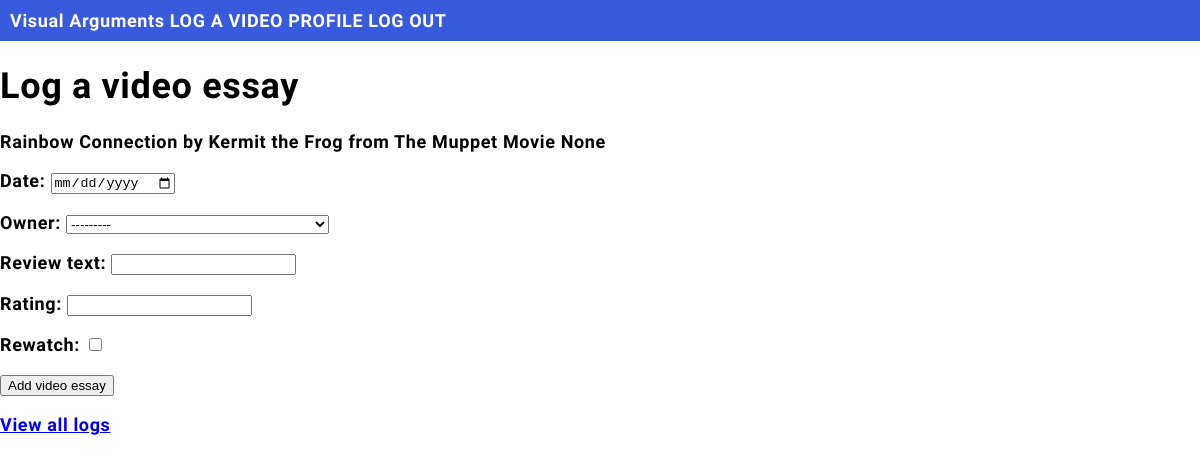
Page /log_movie/12/ (signed in) on the committed database.
### movie_csv/models.py (models this page shows, shortened)
class VideoEssay(models.Model):
    id = models.BigAutoField(primary_key=True)
    public_id = models.UUIDField(default=uuid.uuid4, editable=False, unique=True, db_index=True,)
    youtube_url = models.CharField(max_length=255, null=True, blank=True)
    youtube_id = models.CharField(max_length=32 , unique = True, null=True, blank = True)
    title = models.CharField(max_length=255)
    thumbnail = models.URLField(null=True, blank = True)
    views = models.IntegerField(null=True, blank = True)
    channel_name = models.CharField(max_length=255, null=True, blank = True)
    channel_url = models.URLField(null=True, blank = True)
    created_at = models.DateTimeField(auto_now_add=True)
    owner = models.ForeignKey(
        settings.AUTH_USER_MODEL, related_name = "VideoEssays", on_delete = models.CASCADE
    )
    class Meta:
        ordering = ("-created_at",)

### movie_csv/views/web.py (the view)
@login_required
def log_movie(request, videoEssay_id):
    video_essay = VideoEssay.objects.get(id=videoEssay_id)
    if request.method == 'POST':
        form = LogForm(request.POST)
        if form.is_valid():
            post = form.save(commit=False)
            post.essay_id = videoEssay_id
            post.user = request.user
            post.video_essay = video_essay
            post.save()
            return redirect('profile')
    else:
        form = LogForm()
    return render(request,
        "movie_csv/log_movie.html",
        {"form": form, "video_essay": video_essay})

### movie_csv/forms.py
class LogForm(forms.ModelForm):
    class Meta:
        model = Log
        exclude = ['user', "essay"]
        widgets = {
            "date": DateInput()
        }

### movie_csv/templates/movie_csv/log_movie.html (shortened to what this page needs)
{% extends "movie_csv/master.html" %}
    {% block content %}
    <h1>Log a video essay</h1>
    {{ video_essay.title }}
    {{ video_essay.channel_name}}
    <form method = "post">
        {{ form.as_p }}
        <button type = "submit">Add video essay</button>
    </form>
    <p><a href = "{% url 'home' %}">View all logs</a></p>
    {% endblock %}

### movie_csv/static/css/mystyles.css (style rules this page uses)
body { margin:0; font: 600 18px 'Source Sans Pro', sans-serif; letter-spacing: 0.64px; color: black; }

### rows in the picture
VideoEssay: title "Rainbow Connection by Kermit the Frog from The Muppet Movie", channel_name "None"
